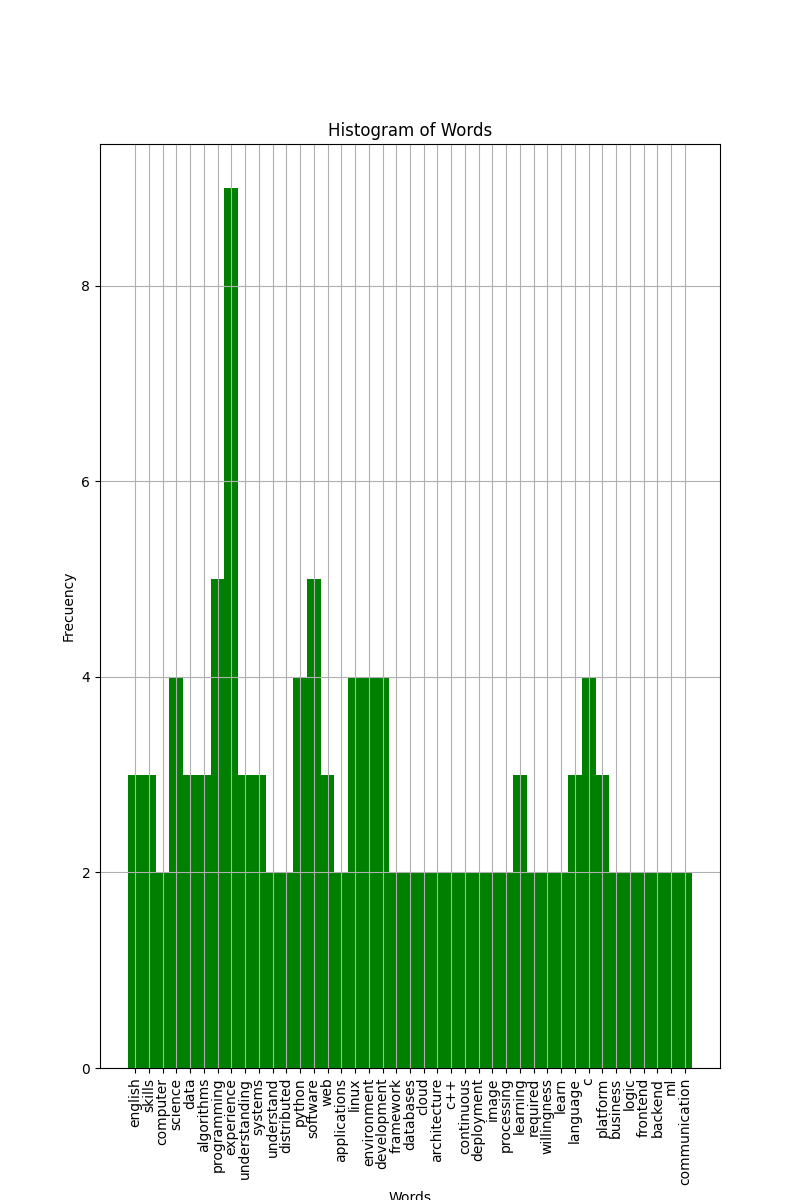

Generate this figure with Python:
import matplotlib.pyplot as plt

def text2dict(file, min = 1, max = 1000000, blacklist = [], spChar = ""):
    """"Convertir archivo de textor a diccionario para facilitar el historgrama.
        Se define frecuencia mínima y máxima"""
    if max > min:
        # Dictionary
        histo = dict()
        # Reading data
        with open(file, "r") as data:
            text = data.read()
        # Remove special characters
        for char in spChar:
            text = text.replace(char, "")
        # string to list lowercase
        for word in text.lower().split():
            if word in histo.keys() and word not in blacklist:
                histo[word] += 1
            else:
                histo[word] = 1
        # histo needs to be filtered before return
        return dict((k, v) for k, v in histo.items() if v >= min and v <= max)
    else:
        print("min > max !")
        return {"no words":0}

if __name__ == "__main__":
    # Parameters
    min2show = 2
    max2show = 20
    bl = ["or", "to", "the", "with", "is", "a", "in", "but", "not", "any", "eg",
          "plus", "have", "on", "plus", "end", "into", "related", "etc",
          "good", "advanced", "and", "of", "knowledge", "strong", "working", "user"]
    specialChars = "()!@#$%^&*.,"
    # Obtain histrogram
    histo = text2dict("data.txt", min2show, max2show, bl, specialChars)
    plt.figure(1, figsize=(8, 12))
    plt.bar(histo.keys(), histo.values(), 1.0, color='g')
    plt.xlabel('Words')
    plt.xticks(rotation=90)
    plt.ylabel('Frecuency')
    plt.title('Histogram of Words')
    plt.grid(True)
    plt.show()
